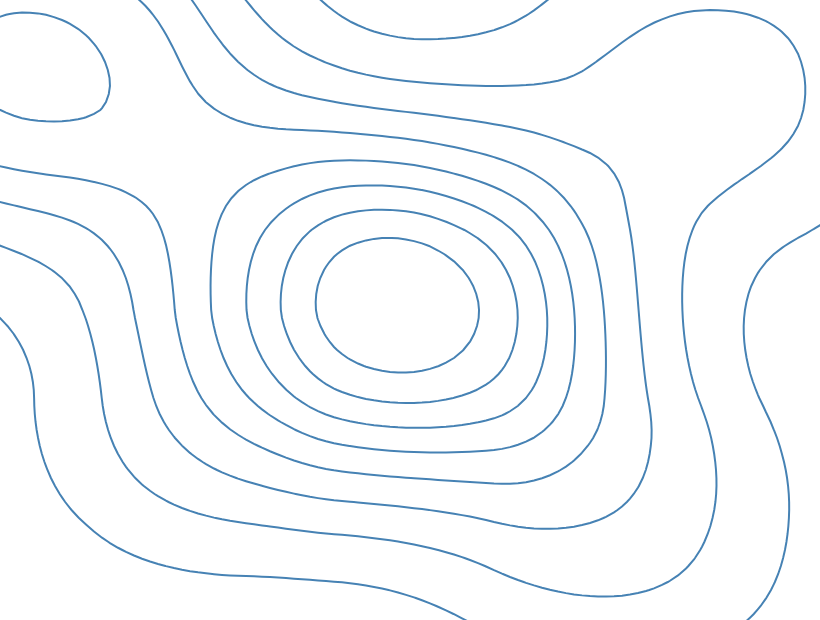

Vega-Lite specification stored for this chart:
### Vega specification from a JSON file in a GitHub repository (floating-point values rounded to 4 significant figures)
{"$schema": "https://vega.github.io/schema/vega/v6.json", "width": 400, "height": 300, "padding": 5, "autosize": "none", "data": [{"name": "pts", "values": [{"x": 20, "y": 30, "v": 5}, {"x": 25, "y": 35, "v": 8}, {"x": 200, "y": 150, "v": 3}, {"x": 220, "y": 160, "v": 6}, {"x": 210, "y": 140, "v": 9}, {"x": 350, "y": 40, "v": 4}, {"x": 100, "y": 200, "v": 7}, {"x": 300, "y": 250, "v": 2}, {"x": 150, "y": 100, "v": 6}]}, {"name": "contours", "source": "pts", "transform": [{"type": "contour", "count": 8, "x": "x", "y": "y", "size": {"signal": "[width, height]"}, "as": "contours"}]}], "marks": [{"type": "shape", "from": {"data": "contours"}, "transform": [{"type": "geoshape"}], "encode": {"update": {"fill": {"value": "transparent"}, "stroke": {"value": "steelblue"}}}}]}
